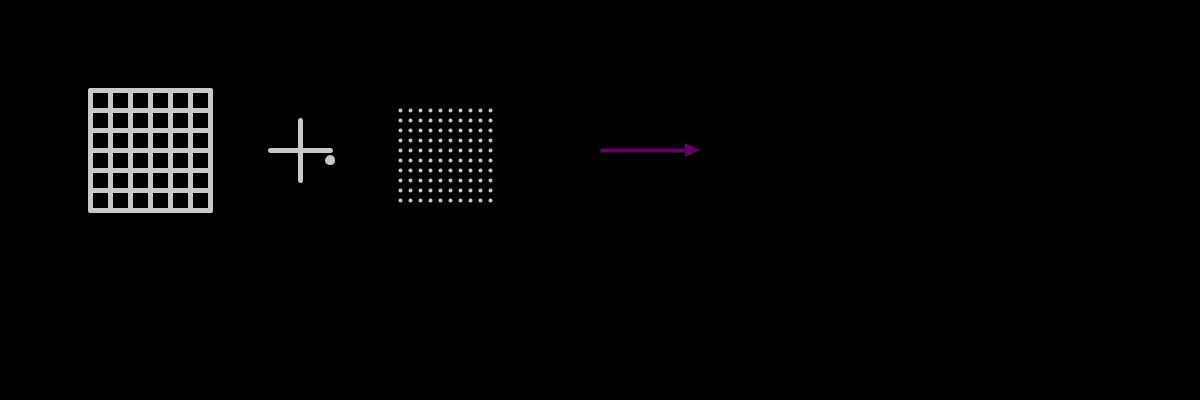
Frame 1 (no input)
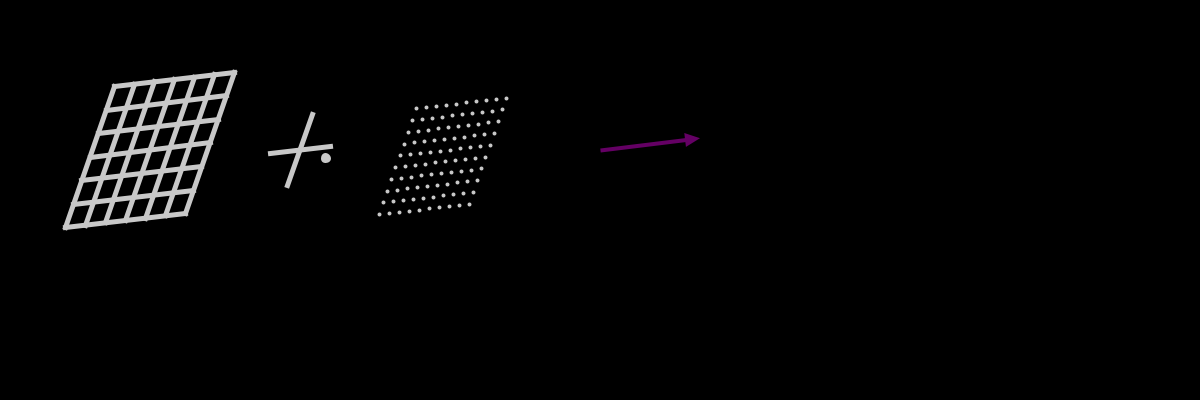
Frame 60 (the mouse pressed at the canvas centre just before this capture)
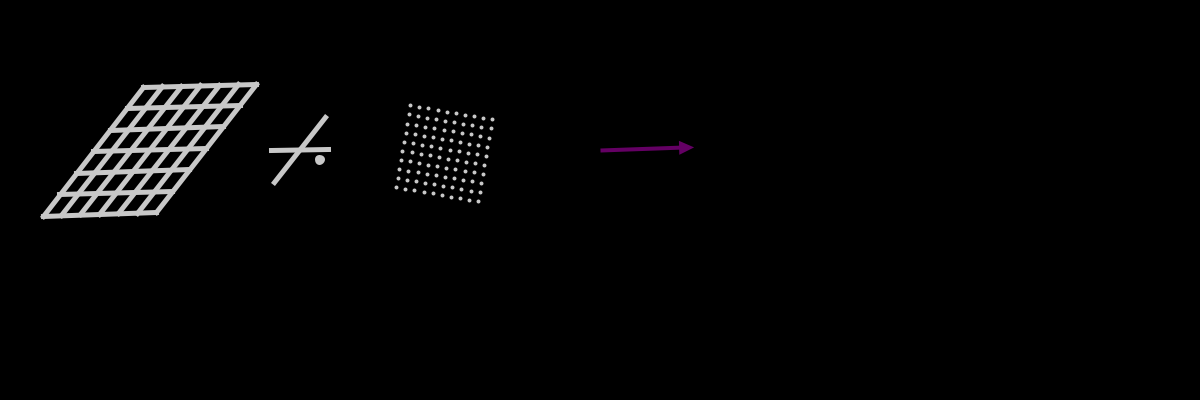
Frame 120 (the mouse held since frame 60 and released just before this capture)

The Processing sketch that drew these frames (run headless with seeded random() and noise(); from frame 60 on, the mouse is pressed at the canvas centre):

// Processing sketch: Main
// ── Main.pde

Matrix M;
Screen s;
void setup(){
size(1200,400);
background(0);  
s = new Screen();

}

void draw(){
  background(0);
  s.display();
}
// ── Axis.pde
class Axis extends SpaceObject{
  
  /**
  Axis( float, float, float, float);
  Axis( float, float, float, float, boolean);
  display();
  dislayTemp();
  dislayTemp(PVector, float);
  animation(Matrix, float, float);
  matrixMult(M);
  */
  
  /* Fields */
  
  PVector start;
  PVector end;
  Axis temp;
  
  /* Construction */
  Axis(float startX, float startY, float endX, float endY){
    super();
    start = new PVector ( startX, startY);
    end = new PVector ( endX, endY);
    
    temp = new Axis(startX, startY,endX, endY, false);
  }
  
  /**
  Exist so the computer do not run out of memory
  */
    Axis(float startX, float startY, float endX, float endY, boolean replica){
     super();
      start = new PVector ( startX, startY);
      end = new PVector ( endX, endY);   
      if(replica){
        temp = new Axis(startX, startY,endX, endY, false);
      }
    } // end Axis
  
 void display(){
   stroke(c);
   strokeWeight(weight);
   temp.start = screen(start);
   temp.end = screen(end);
   line(temp.start.x, temp.start.y, temp.end.x , temp.end.y);
 } // end dispay
 
 void displayTemp(){ 

 } //end displayTemp
 
 void animation(Matrix M, float i, float n){
   temp.start =PVector.sub(M.multStat(start), start);  //to - from
     temp.start.mult(i/n); // (to-from) i/n
     temp.start.add(start); //(to-from) i/n + from
   temp.end =PVector.sub(M.multStat(end), end);  //to - from
     temp.end.mult(i/n); // (to-from) i/n
     temp.end.add(end); //(to-from) i
   
   stroke(c);
    strokeWeight(weight);     
     temp.start = screen(temp.start);
     temp.end = screen(temp.end);
     line(temp.start.x, temp.start.y, temp.end.x , temp.end.y);
 }  // end animation
 
 /**
 Changes the value of start and end
 */
 void matrixMult(Matrix M){
   start = M.multStat(start);
   end = M.multStat(end);
 } // end matrixMult
 
}
// ── BubbleGrid.pde
class BubbleGrid extends SpaceObject{
  
  /**
  BubbleGrid(float, float);
  BubbleGrid(float, float, boolean);
  animation(Matrix, float, float);
  matrixMult(Matrix);
  */
  Dot [] [] grid;
  BubbleGrid temp;
  
  BubbleGrid(int nX, int nY){
    super();
    grid = new Dot [nX] [nY];
    for(int i=0; i<grid.length; i++){
      for(int j=0; j < grid[0].length; j++){
        grid[i][j] = new Dot( i- grid.length/2, j -grid[0].length/2);
        grid[i][j].loc = loc;
        grid[i][j].scal = scal;
      }
    }
  }
  
   void animation(Matrix M, float index, float n){
    for(int i=0; i<grid.length; i++){
      for(int j=0; j < grid[0].length; j++){
         grid[i][j].animation( M, index, n);
      }
    }
 }
 
   void setScal(float newScal){
      scal = newScal;
      for(Dot[] dArray : grid){
        for(Dot d : dArray){
          d.scal = newScal;
        }
      }
    }
    
    void setWeight(float newWeight){
      weight = newWeight;
      for(Dot[] dArray : grid){
        for(Dot d : dArray){
          d.weight = newWeight;
        }
      }
    }
 
 void matrixMult(Matrix M){
    println("MatrixMult");
  }
  
}
// ── Circle.pde
class Circle{
  
  float r;
  PVector [] list;
  
  Circle(float r_, int density){
    list = new PVector [density];
    r=r_;
    for(int i=0; i< list.length; i++){
      list[i] = new PVector( r*cos( TWO_PI / density*i), r*sin( TWO_PI / density *i));
    }
  }
}
// ── Dot.pde
class Dot extends SpaceObject{
  
  
  PVector v;
  PVector temp;
  
  Dot(float x, float y){
    super();
    v = new PVector(x,y);
    
    temp = new PVector(x, y);
  }  
  
  Dot(float x, float y, boolean replica){
    super();
    v = new PVector(x,y);
  }
  
   void animation(Matrix M, float i, float n){
     temp =PVector.sub(M.multStat(v), v);  //to - from
     temp.mult(i/n); // (to-from) i/n
     temp.add(v); //(to-from) i/n + from
     stroke(c);
     strokeWeight(weight);
     temp = screen(temp);
   ellipse(temp.x, temp.y, weight , weight);
   }
   
   void matrixMult(Matrix M){
    v = M.multStat(v);
  }

  
}
// ── LineGrid.pde
class LineGrid extends SpaceObject{
  
  /**
  LineGrid(int, int);
  LineGrid(int, int boolean);
  animation(Matrix, float, float);
  display();
  displayTemp();
  displayTemp(PVector, float);
  matrixMult(Matrix)
  */
  
  /* Fields */
  Axis [] xAxis;
  Axis [] yAxis;
  LineGrid temp;
  
  LineGrid(int nX, int nY){
    super();
    xAxis = new Axis [nX];
    yAxis = new Axis [nY];
    
    for(int i=0; i<xAxis.length; i++){
      xAxis[i] = new Axis(i-xAxis.length/2,xAxis.length/2, i-xAxis.length/2, -xAxis.length/2 );
        xAxis[i].loc = loc;
        xAxis[i].scal = scal;
    }
    for(int i=0; i<yAxis.length; i++){
      yAxis[i] = new Axis(yAxis.length/2, i-yAxis.length/2, -yAxis.length/2, i-yAxis.length/2);
      yAxis[i].loc = loc;
      yAxis[i].scal = scal;
    }
  }// end LineGrid

   void animation(Matrix M, float index, float n){
        for(Axis a : xAxis){
          a.animation(M, index,n);
        }
        for(Axis a : yAxis){
          a.animation(M, index,n);
        }
   }
   
   void displayTemp(){
      for(Axis a : xAxis){
          a.displayTemp();
        }
        for(Axis a : yAxis){
          a.displayTemp();
        }
    }
    
    void setScal(float newScal){
      scal = newScal;
      for(Axis a : xAxis){
        a.scal = newScal;
      }
      for(Axis a : yAxis){
        a.scal = newScal;
      }
    }

   
   void matrixMult(Matrix M){
        for(Axis a : xAxis){
          a.matrixMult(M);
        }
        for(Axis a : yAxis){
          a.matrixMult(M);
        }
   }
}// end class
// ── Matrix.pde
class Matrix{
  
  float [] [] m;
  
  private final float NONE = -404;
  
  PVector eigenVector0;
  PVector eigenVector1;
  
  float eigenValue0;
  float eigenValue1;
  
  Matrix(float aa, float ab, 
         float ba, float bb){
    m = new float[2][2];
    
    eigenValue0 = getEigenvalues()[0];
    eigenValue1 = getEigenvalues()[1];
    
    m[0][0] = aa;
    m[0][1] = ab;
    m[1][0] = ba;
    m[1][1] = bb;
  }
  
  
  /**
  Changes the vector itsself => v := Mv
  */
  void mult(PVector v){
    PVector temp = new PVector(v.x*m[0][0] + v.y*m[0][1], v.x*m[1][0] + v.y*m[1][1] );
    v.x = temp.x;
    v.y = temp.y;
  }
  
   /**
  Return u = Mv, and leaves v as its self.
  */
  PVector multStat(PVector v){
    PVector temp = new PVector(v.x*m[0][0] + v.y*m[0][1], v.x*m[1][0] + v.y*m[1][1] );
    return temp;
  }
  
  void mult(float scal){
    m[0][0] *= scal;
    m[0][1]*= scal;
    m[1][0]*= scal;
    m[1][1]*= scal;
  }
  
  /**
  Am
  */
  Matrix matrixMult(Matrix A){
    Matrix ret = new Matrix(A.m[0][0]*m[0][0]+A.m[0][1]*m[1][0], A.m[0][0]*m[1][0]+A.m[0][1]*m[1][1],
                            A.m[1][0]*m[0][0]+A.m[1][1]*m[1][0], A.m[1][0]*m[0][1]+A.m[1][1]*m[1][1]);
    return ret;
  }
  
  float [] getEigenvalues(){
    float [] temp = new float[2];
    temp[0] = NONE;
    temp[1] = NONE;
    
    if( (m[0][0] - m[1][1])*(m[0][0] - m[1][1]) >= -4*m[1][0]*m[0][1]){
      temp[0] = (m[0][0]+m[1][1])/2 + sqrt( pow((m[0][0]-m[1][1]),2) + 4 *m[1][0]*m[0][1])/2;
      temp[0] = (m[0][0]+m[1][1])/2 - sqrt( pow((m[0][0]-m[1][1]),2) + 4 *m[1][0]*m[0][1])/2;
    }
    return temp;
  }
  
  PVector [] getEigenvector(){
    PVector [] temp = new PVector [2];
    temp[0] = new PVector(NONE, NONE);
    temp[1] = new PVector(NONE, NONE);
    if(eigenValue0 != NONE){
      temp[0].x = - m[0][1];
      temp[0].y = m[0][0]-eigenValue1;
      temp[0].normalize();
    }
    if(eigenValue1 != NONE){
      temp[1].x = - m[0][1];
      temp[1].y = m[0][0]-eigenValue1;
      temp[1].normalize();
    }
    return temp;
  }
  
  
  
}
// ── NonLinAxis.pde
class NonLinAxis extends SpaceObject{
  
  /**
  Axis( float, float, float, float);
  Axis( float, float, float, float, boolean);
  display();
  dislayTemp();
  dislayTemp(PVector, float);
  animation(Matrix, float, float);
  matrixMult(M);
  */
  
  /* Fields */
    PVector parallell;
  PVector [] array;
  int density;
  PVector temp0;
  PVector temp1;

  
  
  /* Construction */
  NonLinAxis(PVector v_, float start, float end){
    super();
    parallell = v_.copy();
    parallell.normalize();
    density = 2;
    array = new PVector[density * (int) (end - start)]; 
    for(float i= start; i <= end; i+= 1/density){
      array[(int) (i -start)*density] = new PVector(i*parallell.x, i*parallell.y);
    }
    
    temp0 = new PVector(0,0);
    temp1 = new PVector(0,0);
  }
  
  /**
  Exist so the computer do not run out of memory
  */
  /*
    NonLinAxis(float startX, float startY, float endX, float endY, boolean replica){
     super();
      start = new PVector ( startX, startY);
      end = new PVector ( endX, endY);   
      if(replica){
        temp = new Axis(startX, startY,endX, endY, false);
      }
    } // end Axis
  */
  
 void display(){
   stroke(c);
   strokeWeight(weight);
   for(int i=1 ; i < array.length; i++){
     temp0 = array[i-1].copy();
     temp1 = array[i].copy();
     temp0 = screen(temp0);
     temp1 = screen(temp1);
     line(temp0.x, temp0.y, temp1.x, temp1.y);
   }
 } // end dispay
 
 void displayTemp(){ 

 } //end displayTemp
 
 void animation(Matrix M, float i_, float n){
    for(int i=1 ; i < array.length; i++){
      temp0 = vectorAnime( array[i], M, i, n);
     temp1 = vectorAnime( array[i-1], M, i, n);
     temp0 = screen(temp0);
     temp1 = screen(temp1);
     line(temp0.x, temp0.y, temp1.x, temp1.y);
   }
 }  // end animation
 
 /**
 Changes the value of start and end
 */
 void matrixMult(Matrix M){
   for(PVector v : array){
   v = M.multStat(v);
   }
 } // end matrixMult
 
}
// ── Screen.pde
class Screen{
  
  Axis xAxis;
  Axis yAxis;
  BubbleGrid bGrid;
  Circle c;
  VectorArrow vec;
  LineGrid lG;
  Dot dot;
  
  Matrix M;
  Matrix I;
  Matrix MaddI;
  Matrix U;
    ArrayList<SpaceObject> vectorSpace1;
  
  float index=0;
  float n = 100;
  int order =0;
  
  
  Screen(){
    
    vectorSpace1 = new ArrayList<SpaceObject>();
    xAxis = new Axis( -3, 0, 3,0);
      xAxis.loc.set(300, 150);
      xAxis.scal= 10;
      
    yAxis = new Axis( 0,-3, 0, 3);
      yAxis.loc.set(300, 150);
      yAxis.scal=10;
      
    dot = new Dot(3, -1);
      dot.loc.set(300,150);
      dot.scal = 10;
      
    vec = new VectorArrow(1, 0);
      vec.loc.set(600, 150);
      vec.scal = 100;
      vec.c = color(100, 0 ,100);

    bGrid = new BubbleGrid(10,10);
      bGrid.loc.set(450, 150);
      bGrid.setScal(10);
      bGrid.setWeight(2);
      
    c = new Circle(1, 100);
    
    lG = new LineGrid(7,7);
       lG.loc.set(150,150);
       lG.setScal(20);
    
     vectorSpace1.add(lG);
     vectorSpace1.add(xAxis);
     vectorSpace1.add(yAxis);
     vectorSpace1.add(dot);
     vectorSpace1.add(bGrid);
     vectorSpace1.add(vec);
     
    
    I = new Matrix( 1, 0,
                    0, 1);
   
   float angle = -PI/3;
   U = new Matrix( cos(angle), -sin(angle),
                   sin(angle), cos(angle));
                    
   M = new Matrix( 1, 0.7, 
                   0.2 , 1.3);
   M.mult(1);
   MaddI = M.matrixMult(I);
  }
  
  void display(){
      switch(order){
        case 0 :
            if(index < n){  
               animation(vectorSpace1, M, index, n);
               index++;
            }else{
              index =0;
              order ++;
            }
            break;
        case 1:
        for(SpaceObject sO : vectorSpace1){
          sO.matrixMult(M);
        }
        order ++;
        case 2:
            if(index < n){  
               animation(vectorSpace1, U, index, n);
               index++;
            }else{
              index =0;
              order ++;
            }
            break;
        case 3: 
          for(SpaceObject sO : vectorSpace1){
            sO.matrixMult(U);
          }
          order =0;
          break;
        case 4:
         if(index < n){  
               animation(vectorSpace1, MaddI, index, n);
               index++;
            }else{
              index =0;
            }
            break;  
      }
        
  }
  
  void animation(ArrayList<SpaceObject> sOList, Matrix M, float i, float n){
      for(SpaceObject sO : sOList){
        sO.animation(M, i, n);
      }
  }
  
}
// ── SpaceObject.pde
class SpaceObject{
  
  PVector loc;
  float scal;
  color c;
  float weight;
  
  SpaceObject(){
    loc = new PVector(width/2, height/2);
    scal =60;
    c = color(200);
    weight =5;
  }
  
  void animation(Matrix M, float i, float n){
    println("Animation");
  }
  
  void matrixMult(Matrix M){
    println("MatrixMult");
  }
  
  void displayTemp(){
    println("DisplayTemp");
  }
  
  PVector vectorAnime(PVector v_, Matrix m_ , float i, float n){
    PVector temp = new PVector(0,0);
    temp =PVector.sub(M.multStat(v_), v_);  //to - from
     temp.mult(i/n); // (to-from) i/n
     temp.add(v_); //(to-from) i/n + from  
      return temp;
  }
  
  
  
    
  /**
  Takes in a vector and returns another vector which correspondes to the first ectors cordinates on the screen.
  scal 0   + loc.x
  0 -scal  + loc.y
  */
  PVector screen(PVector v_){
    PVector ret = new PVector(scal*v_.x+loc.x, -scal*v_.y+loc.y);
    return ret;
  }
  
  void setLoc(float x_, float y_){
    loc.x = x_;
    loc.y = y_;
  }
  
  void setLoc(PVector v_){
    loc = v_.copy();
  }
  
  void setScal(float scal_){
    scal = scal_;
  }
  
  void setColor(color c_){
    c = c_;
  }
  
  void setWeight(float weight_){
    weight = weight_;
  }
}
// ── VectorArrow.pde
class VectorArrow extends SpaceObject{
  
  
  PVector v;
  PVector normal;
  PVector temp;
  PShape triangle;
  
  VectorArrow(float x, float y){
    super();
    weight=4;
    v = new PVector(x,y);
    normal = new PVector(-y, x);
    normal.normalize();
    normal.mult(1/3);
    
    triangle = createShape();
    triangle.beginShape();
    triangle.fill(c);
    triangle.noStroke();
    triangle.vertex(0, 0);
    triangle.vertex(-7*weight/4,15);
    triangle.vertex(7*weight/4,15);
    triangle.endShape(CLOSE);
    
    temp = new PVector(x,y);
  }  
  
  VectorArrow(float x, float y, boolean replica){
    super();
    v = new PVector(x,y);
  }
  
   void animation(Matrix M, float i, float n){
     temp =PVector.sub(M.multStat(v), v);  //to - from
     temp.mult(i/n); // (to-from) i/n
     temp.add(v); //(to-from) i/n + from
     stroke(c);
     strokeCap(SQUARE);
     strokeWeight(weight);
   temp = screen(temp);
 
   triangle.rotate(atan2(temp.y-loc.y, temp.x-loc.x)+PI/2) ;
   triangle.setFill(c);
   shape(triangle, temp.x, temp.y);
   triangle.rotate(-atan2(temp.y-loc.y, temp.x-loc.x)-PI/2);
  
   temp = PVector.sub(temp, PVector.sub(temp, loc).div(10));
   line(loc.x, loc.y, temp.x, temp.y);
   strokeCap(PROJECT);

   }
   
   void matrixMult(Matrix M){
    v = M.multStat(v);
  }

  
}
